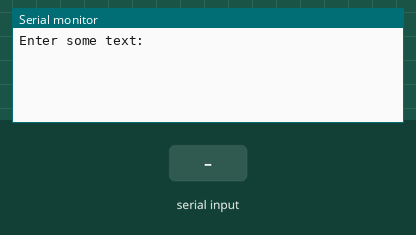
The sketch below on a simulated Arduino Uno, built with avr-gcc and run on an emulated ATmega328P. Shown: the last lines printed to the serial monitor. Inputs (shaded band) come from the test bench.

Above: at 1.2 s.
1.3 s: "1" received over Serial
At 3.4 s:
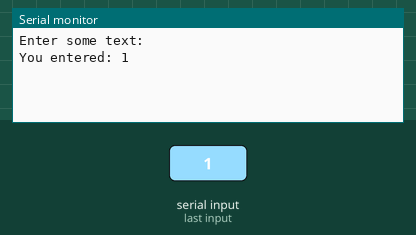
3.8 s: "0" received over Serial
At 5.2 s:
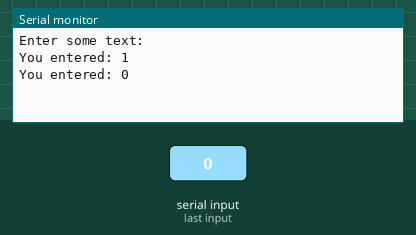
5.3 s: "2" received over Serial
At 7.6 s:
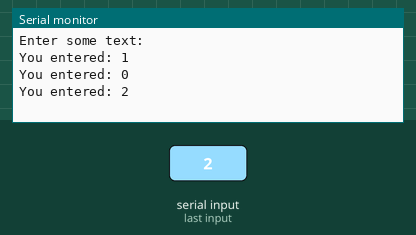

The sketch:

TextInput.ino
```cpp
void setup() {
    Serial.begin(9600);  // เริ่มต้นการใช้งาน Serial ที่อัตราสัญญาณ 9600 bps
    Serial.println("Enter some text:");  // แสดงข้อความบน Serial Monitor เพื่อแจ้งให้ผู้ใช้รู้ว่าให้ป้อนข้อมูล
}

void loop() {
    if (Serial.available() > 0) {  // ตรวจสอบว่ามีข้อมูลที่ถูกส่งมาทาง Serial Monitor หรือไม่
        String input = Serial.readString();  // อ่านข้อมูลจาก Serial Monitor และเก็บไว้ในตัวแปร input
        Serial.print("You entered: ");  // พิมพ์ข้อความ "You entered: " ทาง Serial Monitor
        Serial.println(input);  // พิมพ์ข้อมูลที่ผู้ใช้ป้อนเข้ามา ทาง Serial Monitor
    }
}
```

Measured:
- after the input at 1.3 s, the serial monitor: prints a new line after 1.0 s (image 1)
- after the input at 3.8 s, the serial monitor: prints a new line after 1.0 s (image 2)
- after the input at 5.3 s, the serial monitor: prints a new line after 1.0 s (image 3)
